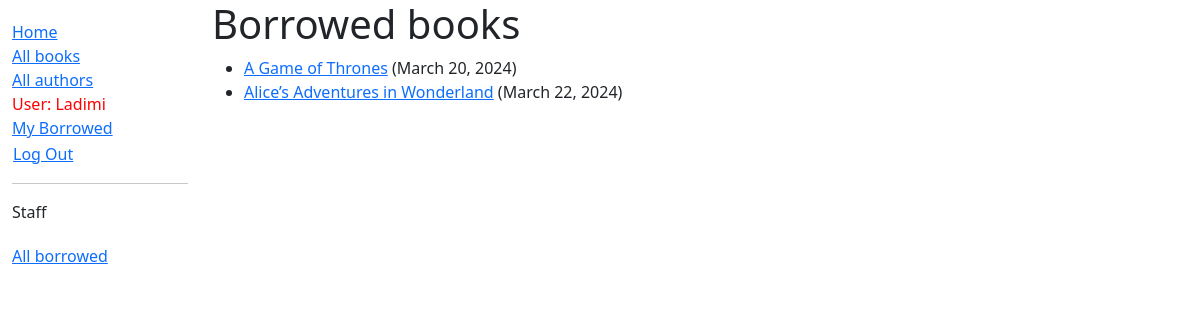
Page /catalog/mybooks/ (signed in) on the earlier database version.
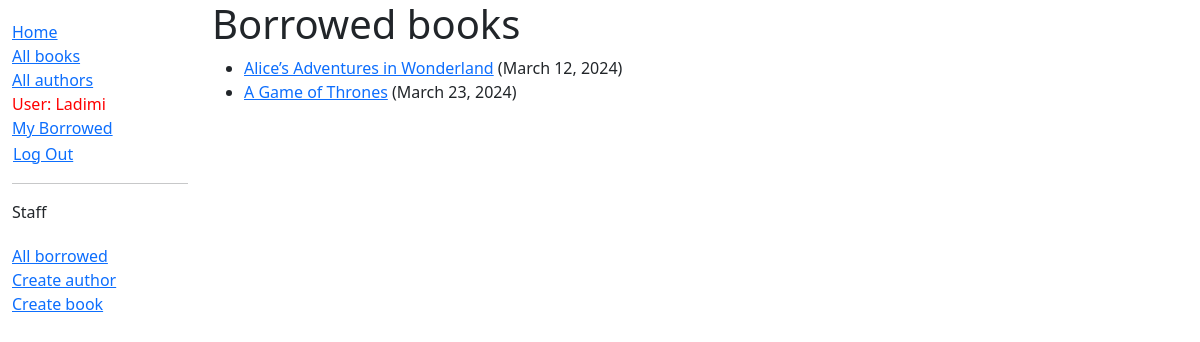
Same page on the later database version.
### catalog/models.py (models this page shows, shortened)
class BookInstance(models.Model):
    id = models.UUIDField(primary_key=True, default=uuid.uuid4,
                          help_text="Unique ID for this particular book across whole library")
    book = models.ForeignKey('Book', on_delete=models.RESTRICT, null=True)
    imprint = models.CharField(max_length=200)
    due_back = models.DateField(null=True, blank=True)
    borrower = models.ForeignKey(User, on_delete=models.SET_NULL, null=True, blank=True)
    LOAN_STATUS = (
        ('m', 'Maintenance'),
        ('o', 'On loan'),
        ('a', 'Available'),
        ('r', 'Reserved'),
    )
    status = models.CharField(
        max_length=1,
        choices=LOAN_STATUS,
        blank=True,
        default='m',
        help_text='Book availability',
    )
    class Meta:
        ordering = ['due_back']
        permissions = (("can_mark_returned", "Set book as returned"),)
    @property
    def is_overdue(self):
        return bool(self.due_back and date.today() > self.due_back)

class Book(models.Model):
    title = models.CharField(max_length=200)
    author = models.ForeignKey('Author', on_delete=models.RESTRICT, null=True)
    summary = models.TextField(
        max_length=1000, help_text="Enter a brief description of the book")
    genre = models.ManyToManyField(
        Genre, help_text="Select a genre for this book")
    language = models.ForeignKey(
        'Language', on_delete=models.SET_NULL, null=True)
    class Meta:
        ordering = ['title']
    def display_genre(self):
        """Create a string for the Genre. This is required to display genre in Admin."""
        return ', '.join(genre.name for genre in self.genre.all()[:3])
    display_genre.short_description = 'Genre'

### catalog/views.py (the view)
# urls.py: path('mybooks/', views.LoanedBooksByUserListView.as_view(), name='my-borrowed'),
class LoanedBooksByUserListView(LoginRequiredMixin,generic.ListView):
    model = BookInstance
    template_name = 'catalog/bookinstance_list_borrowed_user.html'
    paginate_by = 10
    def get_queryset(self):
        return (
            BookInstance.objects.filter(borrower=self.request.user)
            .filter(status__exact='o')
            .order_by('due_back')
        )

### catalog/templates/catalog/bookinstance_list_borrowed_user.html
{% extends "base_generic.html" %}
{% block content %}
    <h1>Borrowed books</h1>
    {% if bookinstance_list %}
    <ul>
      {% for bookinst in bookinstance_list %}
      <li class="{% if bookinst.is_overdue %}text-danger{% endif %}">
        <a href="{% url 'book-detail' bookinst.book.pk %}">{{ bookinst.book.title }}</a> ({{ bookinst.due_back }})
      </li>
      {% endfor %}
    </ul>
    {% else %}
      <p>There are no books borrowed.</p>
    {% endif %}
{% endblock %}

### catalog/templates/base_generic.html (shortened to what this page needs)
<!DOCTYPE html>
<html lang="en">
  <head>
    <link href="https://cdn.jsdelivr.net/npm/bootstrap@5.3.2/dist/css/bootstrap.min.css"
      rel="stylesheet"
>
    {% load static %}
    <link rel="stylesheet" href="{% static 'css/styles.css' %}" />
  </head>
  <body>
    <div class="container-fluid">
      <div class="row">
        <div class="col-sm-2">
          {% block sidebar %}
            <ul class="sidebar-nav">
              <li><a href="{% url 'index' %}">Home</a></li>
              <li><a href="{% url 'books' %}">All books</a></li>
              <li><a href="{% url 'authors' %}">All authors</a></li>
			{% if user.is_authenticated %}
				<li>User: {{ user.get_username }}</li>
				<li><a href="{% url 'my-borrowed' %}">My Borrowed</a></li>
				<li>
				<form id="logout-form" action="{% url 'logout' %}" method="post">
				<button class="btn btn-link" type="submit">Log Out</button>
				</form>
				</li>
				</ul>
				{% if user.is_staff %}
					<hr>
					<p>Staff</p>
					<ul class="sidebar-nav">
					   <li><a href="{% url 'all-borrowed' %}">All borrowed</a></li>
					{% if perms.catalog.add_author %}
					   <li><a href="{% url 'author-create' %}">Create author</a></li>
					{% endif %}
					{% if perms.catalog.add_book %}
					   <li><a href="{% url 'book-create' %}">Create book</a></li>
					{% endif %}
					</ul>
				{% endif %}
				{% else %}
			<li><a href="{% url 'login' %}?next={{ request.path }}">Login</a></li>
			{% endif %}
          {% endblock %}
        </div>
        <div class="col-sm-10 ">
		{% block content %}{% endblock %}</div>
      </div>
    </div>
  </body>
</html>

Differences in the rows shown:
changed BookInstance "Alice’s Adventures in Wonderland": due_back "March 22, 2024" → "March 12, 2024"; moves up the list
changed BookInstance "A Game of Thrones": due_back "March 20, 2024" → "March 23, 2024"
Other differences:
text now shown: "Create author Create book"
